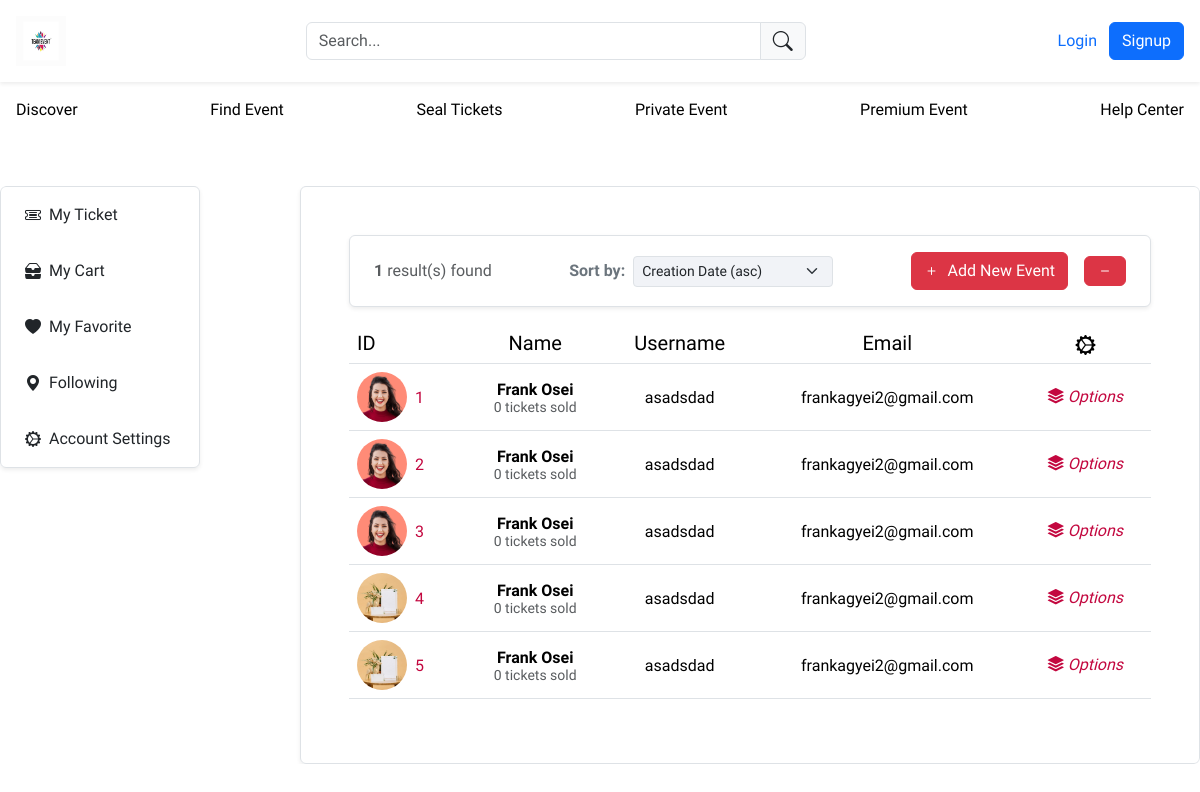
/public/attendee/tabel.php, run on the app's committed database.
### tables this page shows
CREATE TABLE `attendee` (
  `id` int(11) NOT NULL,
  `name` varchar(200) NOT NULL,
  `username` varchar(200) NOT NULL,
  `email` varchar(200) NOT NULL,
  `password` varchar(200) NOT NULL,
  `birthdate` varchar(200) NOT NULL,
  `phone` varchar(200) NOT NULL,
  `image` varchar(200) NOT NULL
);

### private/classes/databaseObject.class.php (called while the page is built, shortened)
<?php
class databaseObject
{
    static protected $database;
    static protected $table_name = '';
    static public function set_database($database)
    {
        self::$database = $database;
    }
    static protected function instantiate($record)
    {
        $object = new static;
        foreach ($record as $property => $value) {
            if (property_exists($object, $property)) {
                $object->$property = $value;
            }
        }
        return $object;
    }
    static public function find_by_query_command($query_command)
    {
        $result = self::$database->query($query_command);
        $object_array = [];
        while ($record = $result->fetch_assoc()) {
            $object_array[] = static::instantiate($record);
        }
        return $object_array;
    }
    static public function find_all()
    {
        $query_command = "SELECT * FROM " . static::$table_name . " ";
        return static::find_by_query_command($query_command);
    }
}

### public/attendee/tabel.php (the view, shortened to what this page needs)
<?php include("../../private/initialize.php");
include(SHARED_PATH . "/attendee_header.php");
$attendee = Attendee::find_all();
?>
<div class="border col-md-12 col-lg-9 flex-column shadow-sm rounded 0-0 p-md-5">
    <div class="d-block d-md-flex  justify-content-between align-items-center  py-3 px-4 border rounded shadow-sm" style="background-color: #ffffff;">
        <div class="text-muted mb-2 mb-md-0">
            <strong>1</strong> result(s) found
        </div>
        <div class="d-flex align-items-center mb-2 mb-md-0">
            <label for="event_category" class="mb-0 me-2 fw-bold text-secondary">Sort by:</label>
            <select class="form-select form-select-sm" style="width: 200px; background-color: #F1F3F7;">
                <option selected>Creation Date (asc)</option>
            </select>
        </div>
        <div class=" d-flex gap-md-3 gap-5 align-items-center ">
            <div>
                <a href="add_event.php" class="btn btn-danger d-flex align-items-center gap-2 text-decoration-none">
                    <i class="bi bi-plus fw-bold"></i>
                    <span>Add New Event</span>
                </a>
            </div>
            <div>
                <button type="button" class="btn btn-danger d-flex align-items-center" onclick="toggleTargetDiv()">
                    <i class="bi bi-dash fw-bold"></i>
                </button>
            </div>
        </div>
    </div>
    <div class="card-body mt-3">
        <div class="table-responsive text-nowrap">
            <table class="table table-hover text-center align-middle">
                <thead>
                    <tr class="flex-row align-items-center ms-auto fs-5 text-center">
                        <th class="fw-normal text-start">ID</th>
                        <th class="fw-normal">Name</th>
                        <th class="fw-normal">Username</th>
                        <th class="fw-normal">Email</th>
                        <th><i class="bi bi-gear-wide-connected"></i></th>
                    </tr>
                </thead>
                <tbody>
                    <?php foreach ($attendee as $attendees) { ?>
                        <tr>
                            <td>
                                <div class="d-flex justify-content-start align-items-center">
                                    <div class="avatar-wrapper">
                                        <div class="avatar me-2 rounded">
                                            <img src="uploads/<?php echo $attendees->image ?>" alt="Avatar" class="rounded-circle" style="width: 50px; height: 50px;">
                                        </div>
                                    </div>
                                    <div class="d-flex flex-column">
                                        <span class="emp_name text-truncate" style="color: #c3073f;"> <?php echo $attendees->id ?></span>
                                    </div>
                                </div>
                            </td>
                            <td>
                                <div>
                                    <div><strong><?php echo $attendees->name ?></strong></div>
                                    <small class="text-muted">0 tickets sold</small>
                                </div>
                            </td>
                            <td>
                                <span class="p-2 fs-6 fs-md-5"><?php echo $attendees->username ?></span>
                            </td>
                            <td>
                                <span><?php echo $attendees->email ?></span>
                            </td>
                            <td>
                                <div class="dropdown">
                                    <button type="button" class="btn p-0" data-bs-toggle="dropdown">
                                        <i class="bi bi-stack" style="color: #c3073f"> Options</i>
                                    </button>
                                </div>
                            </td>
                        </tr>
                    <?php } ?>
                </tbody>
            </table>
        </div>
    </div>
</div>
</section>
</div>
</container>
</body>
</php>

### data on the page
attendee: image (picture), id "1", name "Frank Osei", username "asadsdad", email "frankagyei2@gmail.com"
attendee: image (picture), id "2", name "Frank Osei", username "asadsdad", email "frankagyei2@gmail.com"
attendee: image (picture), id "3", name "Frank Osei", username "asadsdad", email "frankagyei2@gmail.com"
attendee: image (picture), id "4", name "Frank Osei", username "asadsdad", email "frankagyei2@gmail.com"
attendee: image (picture), id "5", name "Frank Osei", username "asadsdad", email "frankagyei2@gmail.com"
